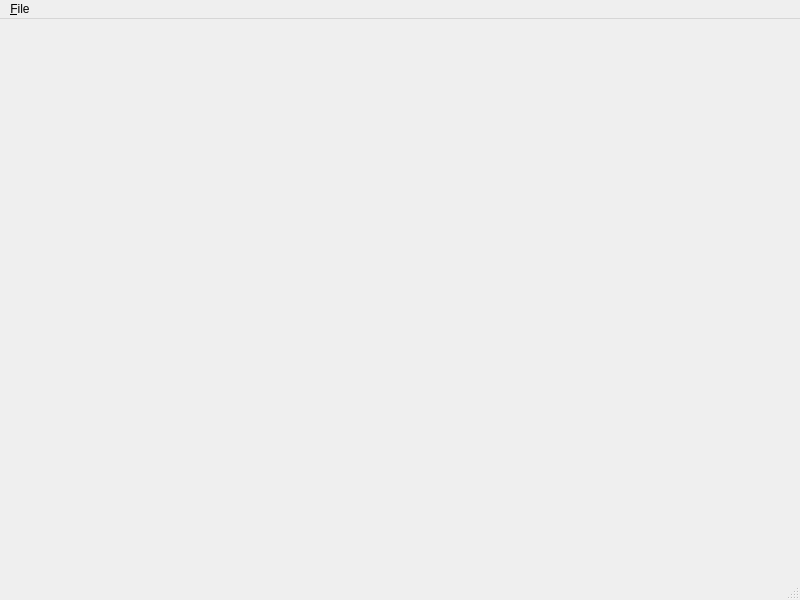
<?xml version="1.0" encoding="UTF-8"?>
<ui version="4.0">
 <class>MainWindow</class>
 <widget class="QMainWindow" name="MainWindow">
  <property name="geometry">
   <rect>
    <x>0</x>
    <y>0</y>
    <width>800</width>
    <height>600</height>
   </rect>
  </property>
  <property name="windowTitle">
   <string>MainWindow</string>
  </property>
  <widget class="QWidget" name="centralwidget">
   <widget class="TrafficLightWidget" name="trafficLight" native="true">
    <property name="geometry">
     <rect>
      <x>10</x>
      <y>20</y>
      <width>400</width>
      <height>400</height>
     </rect>
    </property>
    <property name="minimumSize">
     <size>
      <width>400</width>
      <height>400</height>
     </size>
    </property>
   </widget>
  </widget>
  <widget class="QMenuBar" name="menubar">
   <property name="geometry">
    <rect>
     <x>0</x>
     <y>0</y>
     <width>800</width>
     <height>30</height>
    </rect>
   </property>
   <widget class="QMenu" name="menuFile">
    <property name="title">
     <string>&amp;File</string>
    </property>
    <addaction name="actionExit"/>
   </widget>
   <addaction name="menuFile"/>
  </widget>
  <widget class="QStatusBar" name="statusbar"/>
  <action name="actionExit">
   <property name="text">
    <string>E&amp;xit</string>
   </property>
  </action>
 </widget>
 <customwidgets>
  <customwidget>
   <class>TrafficLightWidget</class>
   <extends>QWidget</extends>
   <header>trafficlightwidget.h</header>
   <container>1</container>
  </customwidget>
 </customwidgets>
 <resources/>
 <connections/>
</ui>
